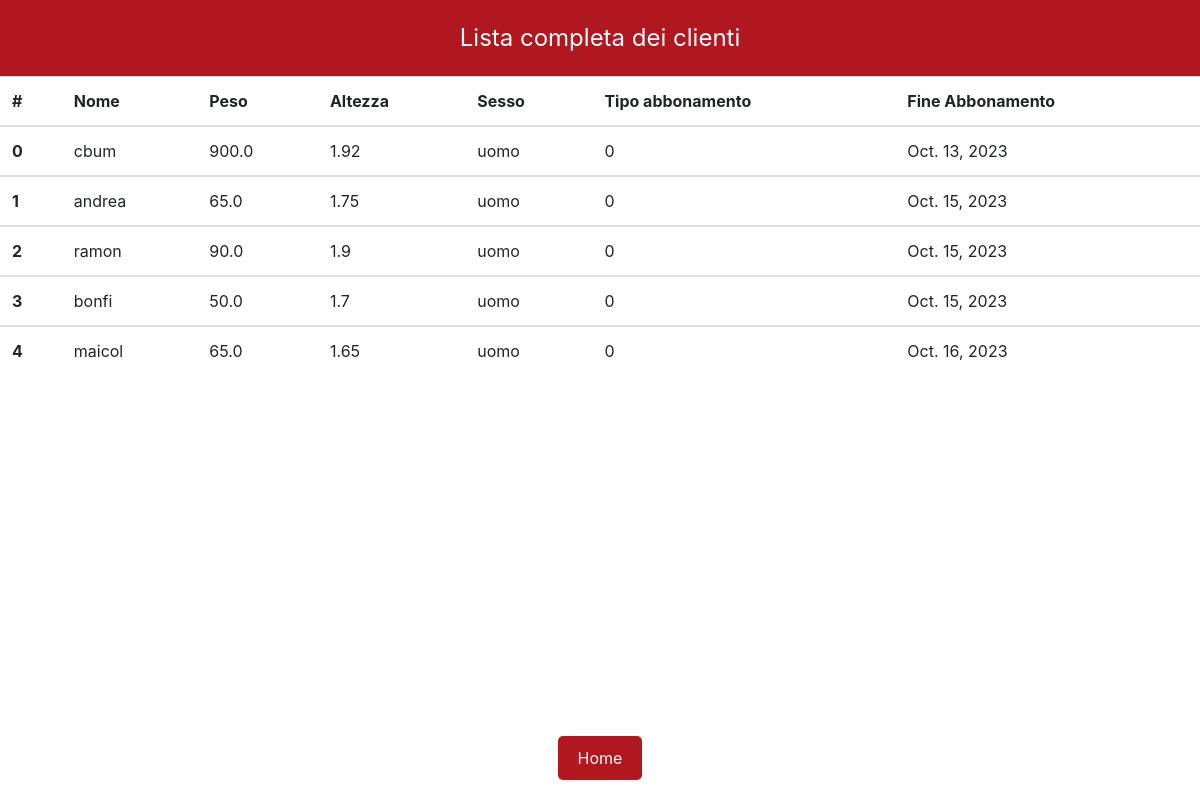
/user/listautenti/, run on the app's committed database.
### Users/models.py (models this page shows)
class MyUser(AbstractUser):
    sesso = models.CharField(max_length=10, choices=SESSO)
    peso = models.FloatField(blank=True, null=True)
    altezza = models.FloatField(blank=True, null=True)
    tipo_abbonamento = models.IntegerField(default=1)
    fine_abbonamento = models.DateField(blank=True, null=True)
    immagine_profilo = models.ImageField(upload_to="fotouser/", blank=True)
    obiettivo = models.CharField(max_length=400, blank=True, null=True)

### Users/views.py (the view)
# urls.py: path('listautenti/', UtentiListView.as_view(), name="listautenti"),
class UtentiListView(GroupRequiredMixin, ListView):
    group_required = ["nutrizionista", "pt"]
    model = MyUser
    template_name = "Users/lista_utenti.html"
    def get_queryset(self):
        gruppo_pt = Group.objects.get(name="pt")
        gruppo_nutrizionista = Group.objects.get(name="nutrizionista")
        queryset = MyUser.objects.exclude(groups=gruppo_pt).exclude(groups=gruppo_nutrizionista)
        queryset = queryset.exclude(is_superuser=True)
        return queryset

### Users/templates/Users/lista_utenti.html (shortened to what this page needs)
{% extends 'base.html' %}
{% block content %}
    <div class="text_red"> Lista completa dei clienti </div>
     <table class="table table-hover">
        <thead>
            <tr>
                <th scope="col">#</th>
                <th scope="col">Nome</th>
                <th scope="col">Peso</th>
                <th scope="col">Altezza</th>
                <th scope="col">Sesso</th>
                <th scope="col">Tipo abbonamento</th>
                <th scope="col">Fine Abbonamento</th>
            </tr>
        </thead>
        {% for cliente in object_list %}
            <tbody>
                <tr>
                    <th scope="row">{{ forloop.counter0 }} </th>
                    <td> {{ cliente.username}}</td>
                    <td> {{ cliente.peso}}</td>
                    <td> {{ cliente.altezza }}</td>
                    <td> {{ cliente.sesso }}</td>
                    <td> {{ cliente.tipo_abbonamento }}</td>
                    <td> {{ cliente.fine_abbonamento }}</td>
                </tr>
            </tbody>
        {% endfor %}
     </table>
    <div class="div-bassa-2">
        <a href="{% url 'home_login' %}" class="pulsante-rosso">Home </a>
    </div>
{% endblock %}

### static/style/style.css (style rules this page uses)
.text_red { background-color: #B0171F; padding: 20px; color: white; font-size: 24px; text-align: center; }
.pulsante-rosso { background-color: #B0171F; color: white; padding: 10px 20px; border: none; border-radius: 5px; cursor: pointer; }
.div-bassa-2 { position: fixed; bottom: 0; left: 0; right: 0; display: flex; justify-content: center; padding: 20px 0; }

### data on the page
MyUser: username "cbum", peso "900.0", altezza "1.92", sesso "uomo", tipo_abbonamento "0", fine_abbonamento "Oct. 13, 2023"
MyUser: username "andrea", peso "65.0", altezza "1.75", sesso "uomo", tipo_abbonamento "0", fine_abbonamento "Oct. 15, 2023"
MyUser: username "ramon", peso "90.0", altezza "1.9", sesso "uomo", tipo_abbonamento "0", fine_abbonamento "Oct. 15, 2023"
MyUser: username "bonfi", peso "50.0", altezza "1.7", sesso "uomo", tipo_abbonamento "0", fine_abbonamento "Oct. 15, 2023"
MyUser: username "maicol", peso "65.0", altezza "1.65", sesso "uomo", tipo_abbonamento "0", fine_abbonamento "Oct. 16, 2023"
